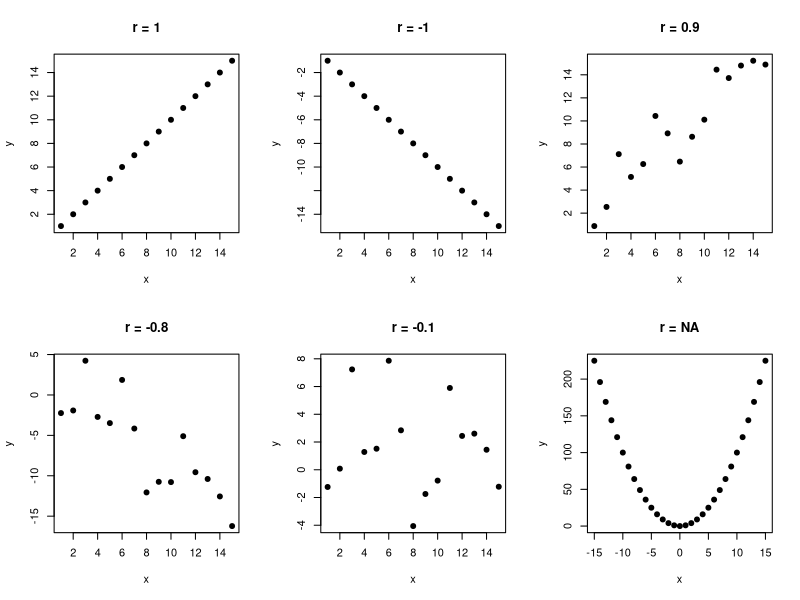

The R source for this figure:
## ---- chunk 1
#| message: false
#| warning: false
#| include: false

# load libraries
library(tidyverse)
library(magrittr)
library(kableExtra)
## ---- chunk 2
# simulate data with different levels of correlation
# no. of observations to generate
n <- 15 

# perfect positive correlation
x1 <- 1:n
y1 <- 1:n
cor1 <- cor(x1, y1) %>% round(2)

# perfect negative correlation
x2 <- 1:n
y2 <- -1*(1:n)
cor2 <- cor(x2, y2) %>% round(2)

# positive correlation
set.seed(123)
x3 <- 1:n
y3 <- x3 + rnorm(n, mean = 1, sd = 2)
cor3 <- cor(x3, y3) %>% round(1)

# negative correlation
set.seed(123)
x4 <- 1:n
y4 <- x4*(-1) + rnorm(n, mean = 1, sd = 4)
cor4 <- cor(x4, y4) %>% round(1)

# no correlation
set.seed(123)
x5 <- 1:n
y5 <- rnorm(n, mean = 1, sd = 4)
cor5 <- cor(x5, y5) %>% round(1)

# quadratic relationship
x6 <- -n:n
y6 <- x6^2

par(mfrow = c(2,3))
plot(x1, y1, xlab="x", ylab="y", main = paste("r = ", cor1, sep=""), pch=19)
plot(x2, y2, xlab="x", ylab="y", main = paste("r = ", cor2, sep=""), pch=19)

plot(x3, y3, xlab="x", ylab="y", main = paste("r = ", cor3, sep=""), pch=19)
plot(x4, y4, xlab="x", ylab="y", main = paste("r = ", cor4, sep=""), pch=19)

plot(x5, y5, xlab="x", ylab="y", main = paste("r = ", cor5, sep=""), pch=19)
plot(x6, y6, xlab="x", ylab="y", main = paste("r = NA", sep=""), pch=19)

## ---- chunk 3
#| label: tbl-cor
#| tbl-cap: "Example X and Y measurments for 8 subjects with ranks done independently on X and Y. "
#| tbl-cap-location: margin

# input data
x <- c(58, 70, 74, 63.5, 62.0, 70.5, 71, 66)
y <- c(2.75, 2.86, 3.37, 2.76, 2.62, 3.49, 3.05, 3.12)
n <- length(x)
df <- data.frame(subject = 1:n, x = x, rank_x = rank(x), y = y, rank_y = rank(y))

df %>%
  kable() %>%
  kable_styling(full_width = TRUE)

## ---- chunk 4
#| code-fold: false

# Pearson
cor(x,y, method = "pearson")

# Spearman
cor(x,y, method = "spearman")

# Kendall's tau
cor(x,y, method = "kendall")
